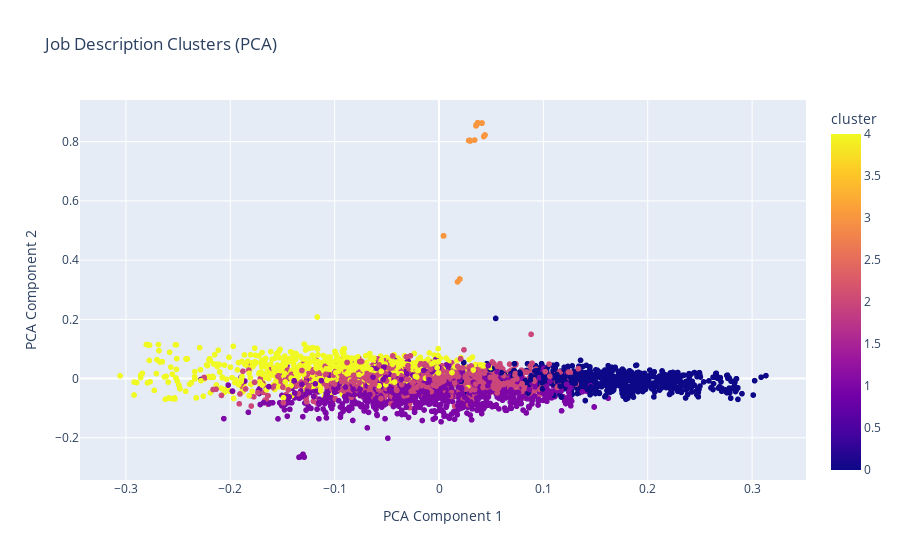

This figure's notebook cell:
### Markdown cell above
## Analyze and Visualize Clusters

### Code cell
# Visualize clusters using PCA
pca = PCA(n_components=2)
principal_components = pca.fit_transform(X.toarray())

# Create a DataFrame with the PCA results and cluster labels
pca_df = pd.DataFrame(principal_components, columns=['PCA1', 'PCA2'])
pca_df['cluster'] = df['cluster']

# Create an interactive Plotly scatter plot
fig = px.scatter(
    pca_df, 
    x='PCA1', 
    y='PCA2', 
    color='cluster', 
    title='Job Description Clusters (PCA)',
    labels={'PCA1': 'PCA Component 1', 'PCA2': 'PCA Component 2'}
)

fig.show()

# Print cluster centers (top terms per cluster)
order_centroids = kmeans.cluster_centers_.argsort()[:, ::-1]
terms = vectorizer.get_feature_names_out()

for i in range(num_clusters):
    print(f"Cluster {i} top terms:")
    for ind in order_centroids[i, :10]:  # Print top 10 terms per cluster
        print(f' {terms[ind]}')
    print()

### Figure 1 — Plotly figure (JSON) as saved in the notebook; plotly's stock layout.template omitted (floating-point values rounded to 4 significant figures; data arrays with more than 128 entries replaced by an {"elided": "..."} marker saying what was removed)
{"data": [{"hovertemplate": "PCA Component 1=%{x}<br>PCA Component 2=%{y}<br>cluster=%{marker.color}<extra></extra>", "legendgroup": "", "marker": {"color": {"elided": "3909 int values"}, "coloraxis": "coloraxis", "symbol": "circle"}, "mode": "markers", "name": "", "showlegend": false, "type": "scattergl", "x": {"elided": "3909 float values"}, "xaxis": "x", "y": {"elided": "3909 float values"}, "yaxis": "y"}], "layout": {"autosize": true, "coloraxis": {"colorbar": {"title": {"text": "cluster"}}, "colorscale": [[0, "#0d0887"], [0.1111, "#46039f"], [0.2222, "#7201a8"], [0.3333, "#9c179e"], [0.4444, "#bd3786"], [0.5556, "#d8576b"], [0.6667, "#ed7953"], [0.7778, "#fb9f3a"], [0.8889, "#fdca26"], [1, "#f0f921"]]}, "legend": {"tracegroupgap": 0}, "title": {"text": "Job Description Clusters (PCA)"}, "xaxis": {"anchor": "y", "autorange": true, "domain": [0, 1], "range": [-0.3451, 0.3528], "title": {"text": "PCA Component 1"}, "type": "linear"}, "yaxis": {"anchor": "x", "autorange": true, "domain": [0, 1], "range": [-0.3588, 0.957], "title": {"text": "PCA Component 2"}, "type": "linear"}}}
